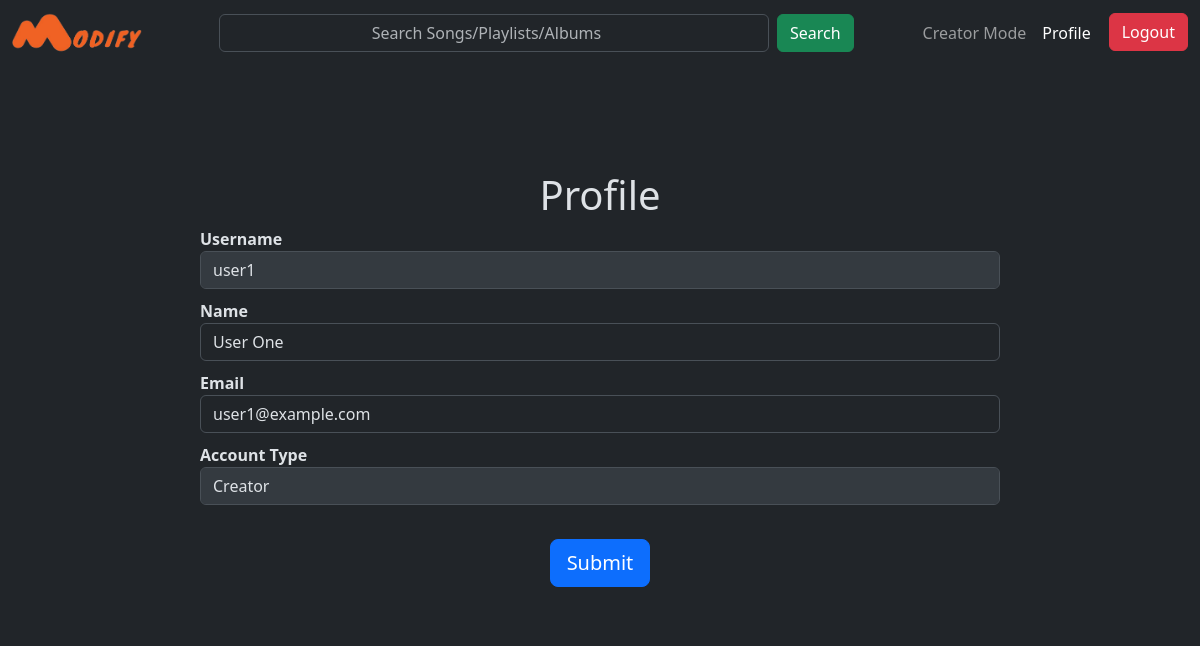
The app's page /profile (signed in) with its own data.
### application/models.py (models this page shows)
class User(db.Model):
    id = db.Column(db.Integer, primary_key=True, autoincrement=True)
    username = db.Column(db.String(120), unique=True, nullable=False)
    password = db.Column(db.String(120), nullable=False)
    type = db.Column(db.String(32), nullable=False, default='general')
    name = db.Column(db.String(120), nullable=True)
    email = db.Column(db.String(120), nullable=True)

### application/controllers.py (the view)
@app.route("/profile", methods = ["GET", "POST"])
def profile():
    if 'user_id' in session:
        profile_details = User.query.filter_by(id=session['user_id']).first()
        if request.method == "POST":
            name = request.form.get('name')
            email = request.form.get('email')
            profile_details.name = name
            profile_details.email = email
            db.session.commit()
            message = "Profile Updated Successfully!! Now, redirecting to home page."
            return render_template("profile.html", profile_details=profile_details, message=message)
        else:
            return render_template("profile.html", profile_details=profile_details)
    else:
        return redirect(url_for('user_login'))

### templates/profile.html (shortened to what this page needs)
{% extends "base.html" %}
{% block navbar %}
<div class="collapse navbar-collapse" id="navbarSupportedContent">
    <form class="d-flex mx-auto" action="/search-results" method="GET">
        <input class="form-control me-2 text-center" type="search" name="query" placeholder="Search Songs/Playlists/Albums" aria-label="Search" style="width: 550px;">
        <button class="btn btn-success" type="submit">Search</button>
    </form>
    <ul class="navbar-nav ms-auto mb-2 mb-lg-0">
        <li class="nav-item">
            <a class="nav-link {% if request.path == '/creator-home' %} active {% endif %}" href="/creator-account">Creator Mode</a>
        </li>
        <li class="nav-item">
            <a class="nav-link {% if request.path == '/profile' %} active {% endif %}" href="/profile">Profile</a>
        </li>
        <li class="nav-item">
            <a href="/logout" style="color: white; text-decoration: none; margin-left: 10px;"><button class="btn btn-danger btn-block">Logout</button></a>
        </li>
    </ul>
</div>
{% endblock navbar %}
{% block content %}
<div class="container-sm border border-dark" style="margin-top: 50px; margin-bottom: 50px; padding:30px; border-radius: 10px; width: 900px;">
    <h1 class="text-center">Profile</h1>
    <div style="display: flex; justify-content: center;">
        <form method="POST">
            <div class="form-group" style="margin-bottom: 10px;">
                <label for="type"><strong>Username</strong></label>
                <input class="form-control" type="text" value="{{ profile_details.username }}" style="width: 800px;" aria-label="Disabled input example" disabled readonly>
            </div>
            <div class="form-group" style="margin-bottom: 10px;">
                <label for="name"><strong>Name</strong></label>
                <input type="text" class="form-control" id="title" name="name" value="{% if profile_details.name == None %}{% else %}{{ profile_details.name }}{% endif %}" style="width: 800px;" palceholder="Enter Name">
            </div>
            <div class="form-group" style="margin-bottom: 10px;">
                <label for="email"><strong>Email</strong></label>
                <input class="form-control" type="email" name="email" value="{% if profile_details.email == None %}{% else %}{{ profile_details.email }}{% endif %}"  style="width: 800px;" palceholder="Enter Email">
            </div>
            <div class="form-group" style="margin-bottom: 10px;">
                <label for="type"><strong>Account Type</strong></label>
                <input class="form-control" type="text" value="{{ profile_details.type.title() }}" style="width: 800px;" aria-label="Disabled input example" disabled readonly>
            </div>
            <br>
            <div style="text-align: center;">
                <button type="submit" class="btn btn-primary btn-lg">Submit</button>
            </div>
        </form>
    </div>
</div>
{% endblock content %}

### records on screen
User: username "user1", name "User One", email "user1@example.com", type "Creator"
